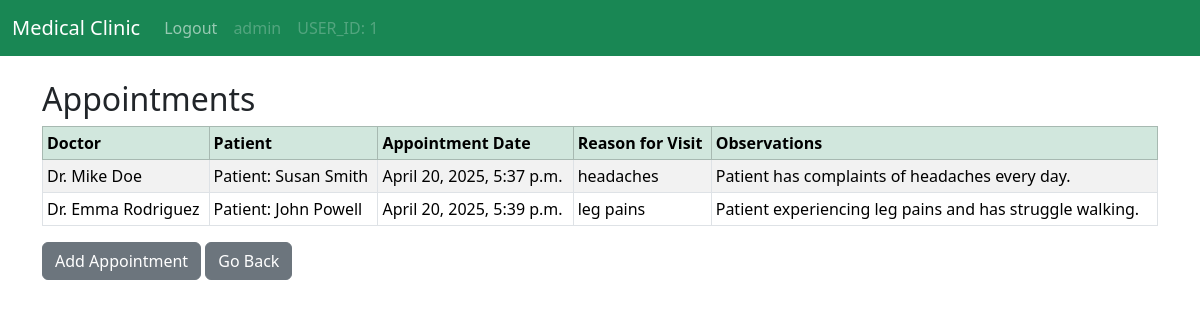
The page /appointment-list/ (signed in) on the database its author committed.
### clinic/models.py (models this page shows, shortened)
class Appointment(models.Model):
    doctor = models.ForeignKey('Doctor', on_delete=models.CASCADE, related_name='appointments')
    patient = models.ForeignKey('Patient', on_delete=models.CASCADE, related_name='appointments')
    appointment_datetime = models.DateTimeField(default=timezone.now)
    reason_for_visit = models.CharField(max_length=255)
    observations = models.TextField(blank=True, null=True)

class UserProfile(models.Model):
    healthcare_number = models.CharField(max_length=20, unique=True)
    birthday = models.DateField(null=True, blank=True)
    gender = models.CharField(max_length=10, choices=[('M', 'Male'), ('F', 'Female'), ('O', 'Other')])
    insurance = models.CharField(max_length=50)
    phone_number = models.CharField(max_length=15, blank=True)
    address = models.TextField(blank=True)
    class Meta:
        abstract = True

class Doctor(UserProfile):
    user = models.OneToOneField(User, on_delete=models.CASCADE)
    specialty = models.CharField(max_length=100)
    license_number = models.CharField(max_length=50)
    def __str__(self):
        return f"Dr. {self.user.first_name} {self.user.last_name}"

class Patient(UserProfile):
    user = models.OneToOneField(User, on_delete=models.CASCADE)
    emergency_contact = models.CharField(max_length=100, blank=True)
    def __str__(self):
        return f"Patient: {self.user.first_name} {self.user.last_name}"

### clinic/views.py (the view)
# urls.py: path("appointment-list/", views.appointment_list, name='appointment-list'),
def appointment_list(request):
    appointments = Appointment.objects.all()
    return render(request, 'appointment-list.html', {'appointments':appointments})

### clinic/templates/appointment-list.html
{% extends "base.html" %}
{% block content %}
    {% if user.is_authenticated %}
        <h2>Appointments</h2>
        <table class="table table-striped table-hover table-bordered table-sm">
            <thead class="table-success">
                <tr>
                    <th scope="col">Doctor</th>
                    <th scope="col">Patient</th>
                    <th scope="col">Appointment Date</th>
                    <th scope="col">Reason for Visit</th>
                    <th scope="col">Observations</th>
                </tr>
            </thead>
            <tbody>
                {% if appointments %}
                    {% for appointment in appointments %}
                        <tr>
                            <td>{{ appointment.doctor }}</td>
                            <td>{{ appointment.patient }}</td>
                            <td>{{ appointment.appointment_datetime }}</td>
                            <td>{{ appointment.reason_for_visit }}</td>
                            <td>{{ appointment.observations }}</td>
                        </tr>
                    {% endfor %}
                {% endif %}
            </tbody>
        </table>
        <a href="#" class="btn btn-secondary">Add Appointment</a>
        <a href="{% url "doctor-dashboard" %}" class="btn btn-secondary">Go Back</a>
    {% else %}
        <div class="col-md-6 offset-md-3">
            <h1>You Are Not Logged In</h1>
            <br/>
            <a href="{% url "doctor-dashboard" %}" class="btn btn-secondary">Go to Doctor Login</a>
        </div>
    {% endif %}
{% endblock content %}

### clinic/templates/navbar.html (shortened to what this page needs)
<nav class="navbar navbar-expand-lg navbar-dark bg-success">
    <div class="container-fluid">
      <a class="navbar-brand" href="{% url 'home' %}">Medical Clinic</a>
      <div class="collapse navbar-collapse" id="navbarSupportedContent">
        <ul class="navbar-nav me-auto mb-2 mb-lg-0">
            {% if user.is_authenticated %}
                <li class="nav-item">
                  <a class="nav-link" href="{% url 'logout' %}">Logout</a>
                </li>
                <li class="nav-item">
                  <a class="nav-link disabled" aria-disabled="true">{{ user }}</a>
                </li>
                <li class="nav-item">
                  <a class="nav-link disabled" aria-disabled="true">USER_ID: {{ user.id }}</a>
                </li>
            {% endif %}
        </ul>
      </div>
    </div>
  </nav>

### rows shown on the page
Appointment: doctor "Dr. Mike Doe", patient "Patient: Susan Smith", appointment_datetime "April 20, 2025, 5:37 p.m.", reason_for_visit "headaches", observations "Patient has complaints of headaches every day."
Appointment: doctor "Dr. Emma Rodriguez", patient "Patient: John Powell", appointment_datetime "April 20, 2025, 5:39 p.m.", reason_for_visit "leg pains", observations "Patient experiencing leg pains and has struggle walking."

### other values the page prints
{{ user }} "admin"
{{ user.id }} "1"
